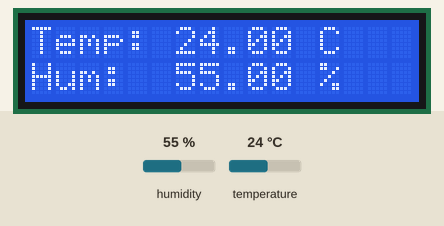
This sketch was run on a simulated Arduino Uno, built with avr-gcc and run on an emulated ATmega328P. Parts: 16×2 character LCD. The inputs (shaded band) are chosen by the test bench; at power-on: humidity 55 %, temperature 24 °C.

Above: at 3.2 s.
3.3 s: humidity set to 22 %
At 5.5 s:
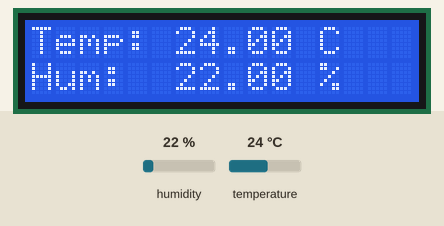
6.0 s: temperature set to 12 °C
At 6.6 s:
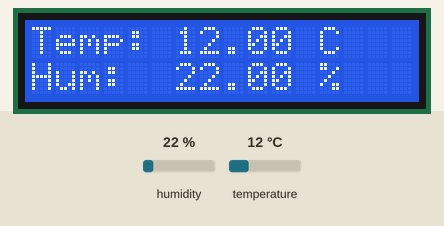
8.7 s: humidity set to 40 %
At 11.1 s:
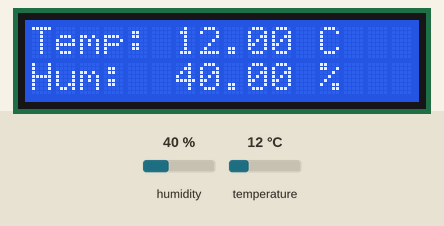
11.8 s: temperature set to 19 °C
At 13.3 s:
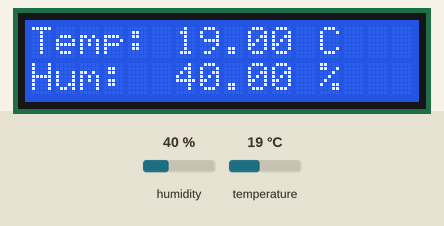
Timing chart, 0 to 14.8 s (numbered marks = the images above; inputs shaded):
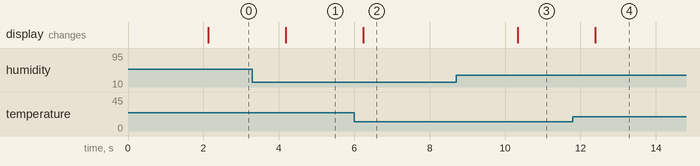

The sketch:

18_lcd_weather_station.ino
```cpp
/*
  Project 18: LCD Weather Station
  Description: Reads temperature and humidity and displays it on an I2C LCD.
  Author: Arduino-Beginner-Master-Hub
*/

#include <Wire.h>
#include <LiquidCrystal_I2C.h>
#include "DHT.h"

#define DHTPIN 2      // Digital pin connected to the DHT sensor
#define DHTTYPE DHT11 // We are using the blue DHT11 sensor

DHT dht(DHTPIN, DHTTYPE); // Create DHT object
LiquidCrystal_I2C lcd(0x27, 16, 2); // Create LCD object

void setup() {
  lcd.init();
  lcd.backlight();
  dht.begin();

  lcd.setCursor(0, 0);
  lcd.print("Weather Station");
  delay(2000); // Show intro for 2 seconds
}

void loop() {
  // Read humidity and temperature
  float h = dht.readHumidity();
  float t = dht.readTemperature(); // By default this is Celsius

  // Check if any reads failed and exit early (to try again).
  if (isnan(h) || isnan(t)) {
    lcd.clear();
    lcd.setCursor(0, 0);
    lcd.print("Sensor Error!");
    return;
  }

  // Clear screen and print Temperature on top row
  lcd.clear();
  lcd.setCursor(0, 0);
  lcd.print("Temp: ");
  lcd.print(t);
  lcd.print(" C");

  // Print Humidity on bottom row
  lcd.setCursor(0, 1);
  lcd.print("Hum:  ");
  lcd.print(h);
  lcd.print(" %");

  // Wait 2 seconds between measurements (DHT11 is a slow sensor)
  delay(2000);
}
```

Measured:
- after the input at 3.3 s, the display: changes after 0.88 s (image 1)
- after the input at 6.0 s, the display: changes after 0.24 s (image 2)
- after the input at 8.7 s, the display: changes after 1.6 s (image 3)
- after the input at 11.8 s, the display: changes after 0.59 s (image 4)
